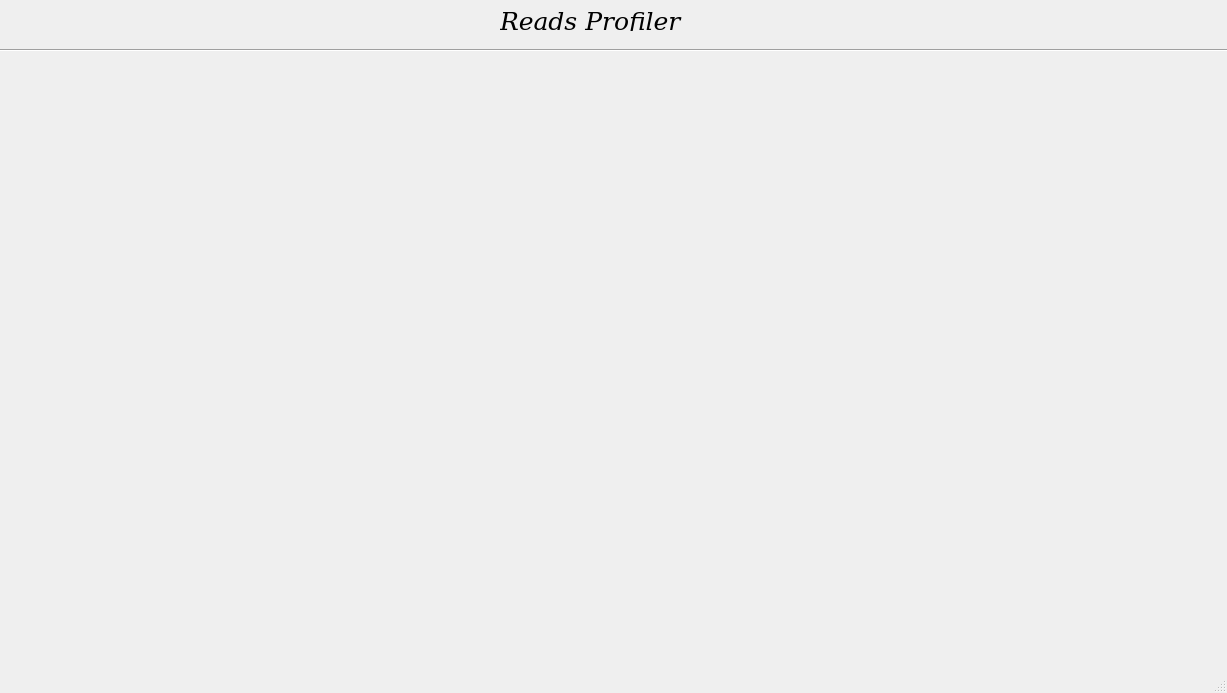
<?xml version="1.0" encoding="UTF-8"?>
<ui version="4.0">
 <class>MainWindow</class>
 <widget class="QMainWindow" name="MainWindow">
  <property name="geometry">
   <rect>
    <x>0</x>
    <y>0</y>
    <width>1227</width>
    <height>693</height>
   </rect>
  </property>
  <property name="windowTitle">
   <string>MainWindow</string>
  </property>
  <widget class="QWidget" name="centralwidget">
   <widget class="Line" name="line">
    <property name="geometry">
     <rect>
      <x>0</x>
      <y>40</y>
      <width>1241</width>
      <height>20</height>
     </rect>
    </property>
    <property name="orientation">
     <enum>Qt::Horizontal</enum>
    </property>
   </widget>
   <widget class="QLabel" name="label">
    <property name="geometry">
     <rect>
      <x>500</x>
      <y>10</y>
      <width>271</width>
      <height>21</height>
     </rect>
    </property>
    <property name="font">
     <font>
      <family>DejaVu Serif</family>
      <pointsize>19</pointsize>
      <italic>true</italic>
     </font>
    </property>
    <property name="contextMenuPolicy">
     <enum>Qt::NoContextMenu</enum>
    </property>
    <property name="text">
     <string>Reads Profiler</string>
    </property>
   </widget>
  </widget>
  <widget class="QMenuBar" name="menubar">
   <property name="geometry">
    <rect>
     <x>0</x>
     <y>0</y>
     <width>1227</width>
     <height>25</height>
    </rect>
   </property>
  </widget>
  <widget class="QStatusBar" name="statusbar"/>
 </widget>
 <resources/>
 <connections/>
</ui>
